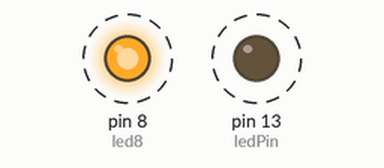
This sketch was run on a simulated Arduino Uno, built with avr-gcc and run on an emulated ATmega328P. Parts: output pins drawn as LEDs (lit = HIGH). Dashed ring = blinking.

Above: at 0.12 s.
Timing chart, 0 to 3.0 s (numbered marks = the images above):
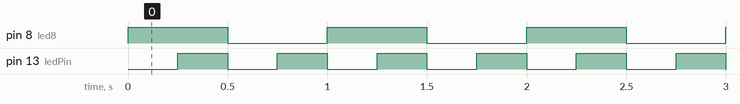

The sketch:

timeinterrupt.ino
```cpp
// codes explaining how to use timer1 with CTC mode to generate a signal that allows interruption happens exactly 0.1ms per time
// some comments were wrote in traditional chinese briefly translated
// web site address : http://www.arduino.cn/thread-12445-1-1.html used the last example
// author also mentioned how to stop CTC in the comment of the website
// void stopT1( ) {
//    TIMSK1 &= ( ~ (1 << OCIE1A) );  // 禁止(disable) CTC for TIMER1_COMPA_vect
// }
//void resumeT1( ) {
//    TIMSK1 |= (1 << OCIE1A);  // enable CTC for TIMER1_COMPA_vect
// }

// 控制 LED on pin 13亮滅, 每秒閃爍 2 次: 亮 0.25 秒滅 0.25 秒 ...(control led on pin 13 on and off : on 0.25 sec off 0.25 sec)
// LED on pin 8 每秒閃爍 1 次: 亮 0.5 秒滅 0.5 秒 ...(control led on pin 8 on 0.5sec and off 0.5sec)
const int intA = 2500;   // 2500 * 0.1 ms = 250ms
const int intB = 5000;   // 5000 * 0.1 ms = 500ms = 0.5秒
// Prescaler 用 64 (using 64 for prescaler)
volatile int ggyy = 1;  // 使用這當 Flag 給  ISR 使用 !(flag used by ISR)
int ledPin =13;
int led8 = 8;  // pin 8
/// For Prescaler == 64
///  1 秒(sec) / (16 000 000 / 64) = 1/250000 =  0.000004 sec / per cycle
/// 0.1 sec / 0.000004 sec -1 = 25000 -1 = 24999
/// 0.0001 sec / 0.000004 sec -1 = 25 -1 = 24
const int myTOP = 24;  // 0.0001 sec when Prescaler == 64
///// Interrupt Service Routine for TIMER1 CTC on OCR1A as TOP
/// 注意以下名稱是有意義的, 不可亂改 !(all name under has a meaning, do not change!)
ISR(TIMER1_COMPA_vect)
{
   static unsigned int aaa = 0;
   static unsigned int bbb = 0;
   ++aaa; bbb++;
   if(aaa == intA){
      aaa=0; myJobOne( );
   }
   if(bbb == intB){
      bbb=0; myJobTwo( );
   }
}
void setup( ) {
  pinMode(ledPin, OUTPUT);
  pinMode(led8, OUTPUT); digitalWrite(led8, 1); // 故意(not very sure why the authot wrote a "intentionally" here)
  digitalWrite(ledPin, LOW); // turn Off the LED
  setMyTimerOne( );
}
void loop() {
  //... 做其他事(other staff)
  // if( ggyy == 1) ...
}
void myJobOne( ) {
  digitalWrite(ledPin, ggyy);  // ggyy 是(is) 0 或(or) 1
  ggyy = 1 - ggyy; //  給下次進入 用(for next entry)
}
void myJobTwo( ) {
  digitalWrite(led8, ! digitalRead(led8));  // Toggle led8
}
////////
void setMyTimerOne( ){
  cli();  // 禁止中斷(disallow the interruption)
  TCCR1A = 0;
  TCCR1B = (1<<WGM12);  // CTC mode; Clear Timer on Compare
  TCCR1B |= (1<<CS10) | (1<<CS11);  // Prescaler == 64
  /////////
  OCR1A = myTOP;  // TOP count for CTC, 與 prescaler 有關(have something to do with prescaler)
  TCNT1=0;  // counter 歸零(reinitialize counter to zero)
  TIMSK1 |= (1 << OCIE1A);  // enable CTC for TIMER1_COMPA_vect
  sei();  // 允許中斷(allow interruption)
}
//////////////////////
```

Measured:
- by itself, pin 8 (led8): alternates HIGH for 0.50 s and LOW for 0.50 s
- by itself, pin 13 (ledPin): alternates HIGH for 0.25 s and LOW for 0.25 s
- by itself, everything shown: repeats every 1.0 s, in 4 steps
